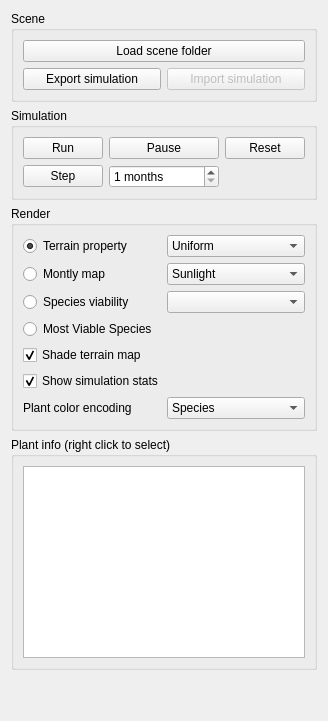
      <widget class="QWidget" name="tab_7">
       <attribute name="title">
        <string>Simulation</string>
       </attribute>
       <layout class="QVBoxLayout" name="verticalLayout_10">
        <item>
         <widget class="QGroupBox" name="groupBox_2">
          <property name="title">
           <string>Scene</string>
          </property>
          <layout class="QGridLayout" name="gridLayout_2">
           <item row="0" column="0" colspan="2">
            <widget class="QPushButton" name="btnSceneLoad">
             <property name="text">
              <string>Load scene folder</string>
             </property>
            </widget>
           </item>
           <item row="1" column="0">
            <widget class="QPushButton" name="btnExportSim">
             <property name="enabled">
              <bool>true</bool>
             </property>
             <property name="text">
              <string>Export simulation</string>
             </property>
            </widget>
           </item>
           <item row="1" column="1">
            <widget class="QPushButton" name="btnImportSim">
             <property name="enabled">
              <bool>false</bool>
             </property>
             <property name="toolTip">
              <string>Not yet implemented</string>
             </property>
             <property name="text">
              <string>Import simulation</string>
             </property>
            </widget>
           </item>
          </layout>
         </widget>
        </item>
        <item>
         <widget class="QGroupBox" name="groupBox">
          <property name="title">
           <string>Simulation</string>
          </property>
          <layout class="QGridLayout" name="gridLayout">
           <item row="0" column="1">
            <widget class="QPushButton" name="btnSimStop">
             <property name="text">
              <string>Pause</string>
             </property>
            </widget>
           </item>
           <item row="0" column="2">
            <widget class="QPushButton" name="btnSimReset">
             <property name="text">
              <string>Reset</string>
             </property>
            </widget>
           </item>
           <item row="0" column="0">
            <widget class="QPushButton" name="btnSimRun">
             <property name="text">
              <string>Run</string>
             </property>
            </widget>
           </item>
           <item row="1" column="1">
            <widget class="QSpinBox" name="sbSimNumSteps">
             <property name="suffix">
              <string> months</string>
             </property>
             <property name="minimum">
              <number>1</number>
             </property>
             <property name="maximum">
              <number>120000</number>
             </property>
            </widget>
           </item>
           <item row="1" column="0">
            <widget class="QPushButton" name="btnSimStep">
             <property name="text">
              <string>Step</string>
             </property>
            </widget>
           </item>
          </layout>
         </widget>
        </item>
        <item>
         <widget class="QGroupBox" name="groupBox_3">
          <property name="title">
           <string>Render</string>
          </property>
          <layout class="QGridLayout" name="gridLayout_3">
           <item row="4" column="0" colspan="2">
            <widget class="QCheckBox" name="checkShading">
             <property name="text">
              <string>Shade terrain map</string>
             </property>
             <property name="checked">
              <bool>true</bool>
             </property>
            </widget>
           </item>
           <item row="1" column="0">
            <widget class="QRadioButton" name="rbTexMonthly">
             <property name="text">
              <string>Montly map</string>
             </property>
            </widget>
           </item>
           <item row="0" column="1">
            <widget class="QComboBox" name="cbTexTerrain">
             <property name="currentIndex">
              <number>0</number>
             </property>
             <item>
              <property name="text">
               <string>Uniform</string>
              </property>
             </item>
             <item>
              <property name="text">
               <string>Elevation</string>
              </property>
             </item>
             <item>
              <property name="text">
               <string>Normals</string>
              </property>
             </item>
             <item>
              <property name="text">
               <string>Aspect: Eastness</string>
              </property>
             </item>
             <item>
              <property name="text">
               <string>Aspect: Northness</string>
              </property>
             </item>
             <item>
              <property name="text">
               <string>Slope</string>
              </property>
             </item>
            </widget>
           </item>
           <item row="0" column="0">
            <widget class="QRadioButton" name="rbTexTerrain">
             <property name="text">
              <string>Terrain property</string>
             </property>
             <property name="checked">
              <bool>true</bool>
             </property>
            </widget>
           </item>
           <item row="5" column="0" colspan="2">
            <widget class="QCheckBox" name="checkRenderStats">
             <property name="text">
              <string>Show simulation stats</string>
             </property>
             <property name="checked">
              <bool>true</bool>
             </property>
            </widget>
           </item>
           <item row="2" column="1">
            <widget class="QComboBox" name="cbTexSpecies"/>
           </item>
           <item row="3" column="0">
            <widget class="QRadioButton" name="rbTexMostViab">
             <property name="text">
              <string>Most Viable Species</string>
             </property>
            </widget>
           </item>
           <item row="1" column="1">
            <widget class="QComboBox" name="cbTexMonthly">
             <property name="currentIndex">
              <number>0</number>
             </property>
             <item>
              <property name="text">
               <string>Sunlight</string>
              </property>
             </item>
             <item>
              <property name="text">
               <string>Moisture</string>
              </property>
             </item>
             <item>
              <property name="text">
               <string>Temperature</string>
              </property>
             </item>
            </widget>
           </item>
           <item row="2" column="0">
            <widget class="QRadioButton" name="rbTexSpecies">
             <property name="text">
              <string>Species viability</string>
             </property>
            </widget>
           </item>
           <item row="6" column="0">
            <widget class="QLabel" name="label_23">
             <property name="text">
              <string>Plant color encoding</string>
             </property>
            </widget>
           </item>
           <item row="6" column="1">
            <widget class="QComboBox" name="cbPlantColor">
             <item>
              <property name="text">
               <string>Species</string>
              </property>
             </item>
             <item>
              <property name="text">
               <string>Vigour</string>
              </property>
             </item>
            </widget>
           </item>
          </layout>
         </widget>
        </item>
        <item>
         <widget class="QGroupBox" name="groupBox_5">
          <property name="title">
           <string>Plant info (right click to select)</string>
          </property>
          <layout class="QVBoxLayout" name="verticalLayout_2">
           <item>
            <widget class="QTextEdit" name="textTree">
             <property name="minimumSize">
              <size>
               <width>0</width>
               <height>140</height>
              </size>
             </property>
            </widget>
           </item>
          </layout>
         </widget>
        </item>
        <item>
         <spacer name="verticalSpacer_6">
          <property name="orientation">
           <enum>Qt::Vertical</enum>
          </property>
          <property name="sizeHint" stdset="0">
           <size>
            <width>20</width>
            <height>40</height>
           </size>
          </property>
         </spacer>
        </item>
       </layout>
      </widget>
